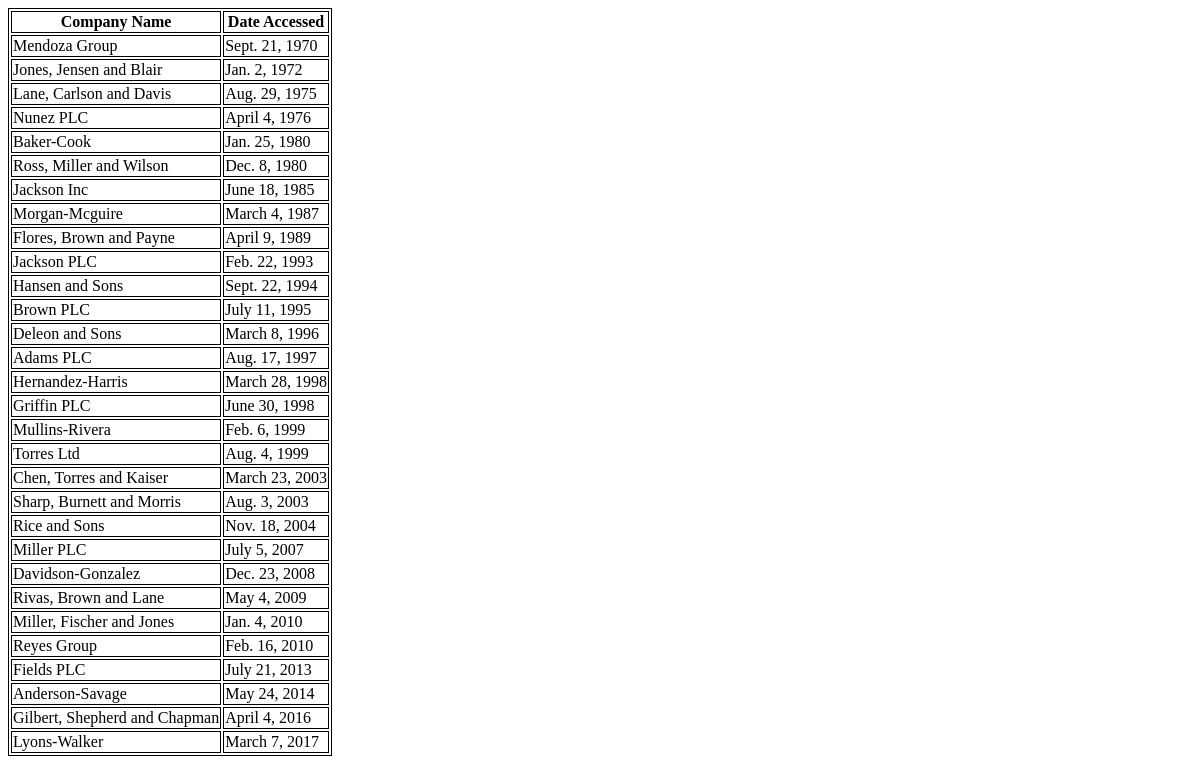
The page / on the database its author committed.
### first_proj/models.py (models this page shows, shortened)
class AccessRecord(models.Model):
    name=models.ForeignKey(Webpage, on_delete=models.DO_NOTHING)
    date = models.DateField()

class Webpage(models.Model):
    topic = models.ForeignKey(Topic, on_delete=models.DO_NOTHING)
    name = models.CharField(max_length=264, unique=True)
    url=models.URLField(unique=True)
    def __str__(self):
        return self.name

### first_proj/views.py (the view)
# urls.py: path('', views.index, name='index'),
def index(request):
    webpage_list = AccessRecord.objects.order_by('date')
    accessrecord_dict = {'access_record': webpage_list}
    my_dict={'insert_me': 'This is from first_proj > views.py'}
    return render(request,'first_proj/index.html',context=accessrecord_dict)

### templates/first_proj/index.html (shortened to what this page needs)
<!DOCTYPE html>
{% load staticfiles %}
<html lang="en">
<head>
  <link rel="stylesheet" href={% static "css/demoStylesheet.css" %} />
</head>
<body>
  <div>
    {% if access_record %}
      <table class="table">
        <th>Company Name</th>
        <th>Date Accessed</th>
        {% for acc in access_record %}
          <tr>
            <td>{{ acc.name }}</td>
            <td>{{ acc.date }}</td>
          </tr>
        {% endfor %}
      </table>
      {%else%}
        <h5>No Records Found, Kindly Debug Your Code</h5>
      {% endif %}
  </div>
</body>
</html>

### static/css/demoStylesheet.css (style rules this page uses)
.table, th, td { border: 1px solid black; }

### rows shown on the page
AccessRecord: name "Mendoza Group", date "Sept. 21, 1970"
AccessRecord: name "Jones, Jensen and Blair", date "Jan. 2, 1972"
AccessRecord: name "Lane, Carlson and Davis", date "Aug. 29, 1975"
AccessRecord: name "Nunez PLC", date "April 4, 1976"
AccessRecord: name "Baker-Cook", date "Jan. 25, 1980"
AccessRecord: name "Ross, Miller and Wilson", date "Dec. 8, 1980"
AccessRecord: name "Jackson Inc", date "June 18, 1985"
AccessRecord: name "Morgan-Mcguire", date "March 4, 1987"
AccessRecord: name "Flores, Brown and Payne", date "April 9, 1989"
AccessRecord: name "Jackson PLC", date "Feb. 22, 1993"
AccessRecord: name "Hansen and Sons", date "Sept. 22, 1994"
AccessRecord: name "Brown PLC", date "July 11, 1995"
AccessRecord: name "Deleon and Sons", date "March 8, 1996"
AccessRecord: name "Adams PLC", date "Aug. 17, 1997"
AccessRecord: name "Hernandez-Harris", date "March 28, 1998"
AccessRecord: name "Griffin PLC", date "June 30, 1998"
AccessRecord: name "Mullins-Rivera", date "Feb. 6, 1999"
AccessRecord: name "Torres Ltd", date "Aug. 4, 1999"
AccessRecord: name "Chen, Torres and Kaiser", date "March 23, 2003"
AccessRecord: name "Sharp, Burnett and Morris", date "Aug. 3, 2003"
AccessRecord: name "Rice and Sons", date "Nov. 18, 2004"
AccessRecord: name "Miller PLC", date "July 5, 2007"
AccessRecord: name "Davidson-Gonzalez", date "Dec. 23, 2008"
AccessRecord: name "Rivas, Brown and Lane", date "May 4, 2009"
AccessRecord: name "Miller, Fischer and Jones", date "Jan. 4, 2010"
AccessRecord: name "Reyes Group", date "Feb. 16, 2010"
AccessRecord: name "Fields PLC", date "July 21, 2013"
AccessRecord: name "Anderson-Savage", date "May 24, 2014"
AccessRecord: name "Gilbert, Shepherd and Chapman", date "April 4, 2016"
AccessRecord: name "Lyons-Walker", date "March 7, 2017"
